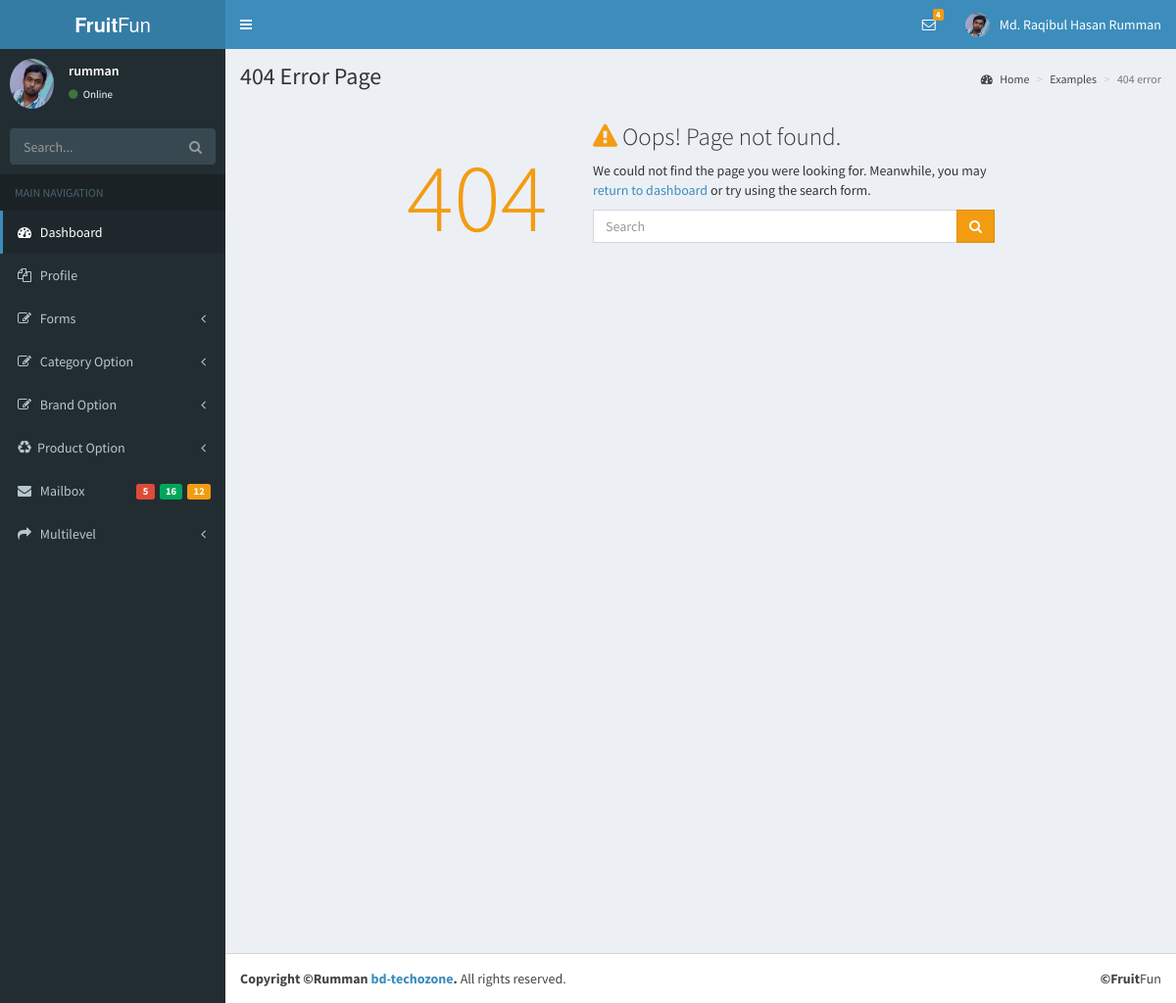
/myadmin/404.php (signed in), run on the app's committed database.
### tables this page shows
CREATE TABLE `foradmin` (
  `AdminId` int(11) NOT NULL,
  `AdminName` varchar(255) NOT NULL,
  `AdminUser` varchar(255) NOT NULL,
  `AdminPass` varchar(255) NOT NULL,
  `AdminEmail` varchar(255) NOT NULL,
  `AdminImage` varchar(255) NOT NULL,
  `level` int(11) NOT NULL DEFAULT '0',
  `AdminDate` timestamp NOT NULL DEFAULT CURRENT_TIMESTAMP
);

### lib/Database.php (called while the page is built, shortened)
<?php
Class Database{
	public $host   = DB_HOST;
	public $user   = DB_USER;
	public $pass   = DB_PASS;
	public $dbname = DB_NAME;
	public $link;
	private function connectDB(){
	$this->link = new mysqli($this->host, $this->user, $this->pass, $this->dbname);
   }
	public function select($query){
		$result = $this->link->query($query) or die($this->link->error.__LINE__);
		if($result->num_rows > 0){
			return $result;
		} else {
			return false;
		}
	}
 }
?>

### lib/Session.php (called while the page is built, shortened)
<?php
  class Session{
     public static function get($key){
          if (isset($_SESSION[$key])) {
           return $_SESSION[$key];
          } else {
           return false;
          }
     }
  }
?>

### myadmin/inc/adminheader.php (the view, shortened to what this page needs)
<?php
include '../lib/Session.php';
include_once '../lib/Database.php';
$db = new Database();
?>
<!DOCTYPE html>
<html>
<head>
  <link rel="stylesheet" href="bootstrap/css/bootstrap.min.css">
  <link rel="stylesheet" href="https://cdnjs.cloudflare.com/ajax/libs/font-awesome/4.5.0/css/font-awesome.min.css">
  <link rel="stylesheet" href="https://cdnjs.cloudflare.com/ajax/libs/ionicons/2.0.1/css/ionicons.min.css">
  <link rel="stylesheet" href="dist/css/AdminLTE.min.css">
  <link rel="stylesheet" href="dist/css/skins/_all-skins.min.css">
  <link rel="stylesheet" href="plugins/iCheck/flat/blue.css">
  <link rel="stylesheet" href="plugins/morris/morris.css">
  <link rel="stylesheet" href="plugins/jvectormap/jquery-jvectormap-1.2.2.css">
  <link rel="stylesheet" href="plugins/datepicker/datepicker3.css">
  <link rel="stylesheet" href="plugins/daterangepicker/daterangepicker.css">
  <link rel="stylesheet" href="plugins/bootstrap-wysihtml5/bootstrap3-wysihtml5.min.css">
  <link rel="stylesheet" href="../../plugins/datatables/dataTables.bootstrap.css">
</head>
<body class="hold-transition skin-blue sidebar-mini">
<div class="wrapper">
  <header class="main-header">
    <a href="index.php" class="logo">
      <span class="logo-lg"><b>Fruit</b>Fun</span>
    </a>
    <nav class="navbar navbar-static-top">
      <a href="#" class="sidebar-toggle" data-toggle="offcanvas" role="button">
      </a>
      <div class="navbar-custom-menu">
        <ul class="nav navbar-nav">
          <li class="dropdown messages-menu">
            <a href="#" class="dropdown-toggle" data-toggle="dropdown">
              <i class="fa fa-envelope-o"></i>
              <span class="label label-warning">4</span>
            </a>
          </li>
          <li class="dropdown user user-menu">
            <a href="#" class="dropdown-toggle" data-toggle="dropdown">
            <?php
             $ami = Session::get('AdminId');
             $iquery = "select * from foradmin where AdminId='$ami'";
             $iresult = $db->select($iquery);
             if($iresult){
               $ivalue = $iresult->fetch_assoc();
               $iimag = $ivalue['AdminImage'];
             }
            ?>
              <img src="<?php if(isset($iimag))echo $iimag;?>" class="user-image" alt="User Image">
              <span class="hidden-xs"><?php  if(!empty(Session::get('adminName'))) echo Session::get('adminName'); else echo Session::get('adminUser');?></span>
            </a>
          </li>
        </ul>
      </div>
    </nav>
  </header>

### myadmin/inc/adminsidebar.php (shortened to what this page needs)
<aside class="main-sidebar">
  <section class="sidebar">
    <div class="user-panel">
      <div class="pull-left image">
       <?php
           $ami = Session::get('AdminId');
           $iquery = "select * from foradmin where AdminId='$ami'";
           $iresult = $db->select($iquery);
           if($iresult){
             $ivalue = $iresult->fetch_assoc();
             $iimag = $ivalue['AdminImage'];
             $aname = $ivalue['AdminUser'];
           }
       ?>
        <img src="<?php if(isset($iimag))echo $iimag;?>" class="img-circle" alt="User Image">
      </div>
      <div class="pull-left info">
        <p><?php echo $aname;?></p>
        <a href="#"><i class="fa fa-circle text-success"></i> Online</a>
      </div>
    </div>
    <form action="#" method="get" class="sidebar-form">
      <div class="input-group">
        <input type="text" name="q" class="form-control" placeholder="Search...">
            <span class="input-group-btn">
              <button type="submit" name="search" id="search-btn" class="btn btn-flat"><i class="fa fa-search"></i>
              </button>
            </span>
      </div>
    </form>
    <ul class="sidebar-menu">
      <li class="header">MAIN NAVIGATION</li>
      <li class="active treeview">
        <a href="index.php">
          <i class="fa fa-dashboard"></i> <span>Dashboard</span>
        </a>
      </li>
       <li class="treeview">
        <a href="#">
          <i class="fa fa-files-o"></i>
          <span>Profile</span>
        </a>
      </li>
      <li class="treeview">
        <a href="#">
          <i class="fa fa-edit"></i> <span>Forms</span>
          <span class="pull-right-container">
            <i class="fa fa-angle-left pull-right"></i>
          </span>
        </a>
      </li>
      <li class="treeview">
        <a href="#">
          <i class="fa fa-edit"></i> <span>Category Option</span>
          <span class="pull-right-container">
            <i class="fa fa-angle-left pull-right"></i>
          </span>
        </a>
      </li>
      <li class="treeview">
        <a href="#">
          <i class="fa fa-edit"></i> <span>Brand Option</span>
          <span class="pull-right-container">
            <i class="fa fa-angle-left pull-right"></i>
          </span>
        </a>
      </li>
      <li class="treeview">
        <a href="#">
          <i class="fa fa-recycle"></i><span>Product Option</span>
          <span class="pull-right-container">
            <i class="fa fa-angle-left pull-right"></i>
          </span>
        </a>
      </li>
      <li>
        <a href="mailbox.php">
          <i class="fa fa-envelope"></i> <span>Mailbox</span>
          <span class="pull-right-container">
            <small class="label pull-right bg-yellow">12</small>
            <small class="label pull-right bg-green">16</small>
            <small class="label pull-right bg-red">5</small>
          </span>
        </a>
      </li>
      <li class="treeview">
        <a href="#">
          <i class="fa fa-share"></i> <span>Multilevel</span>
          <span class="pull-right-container">
            <i class="fa fa-angle-left pull-right"></i>
          </span>
        </a>
      </li>
    </ul>
  </section>
</aside>

### data on the page
foradmin: AdminImage (picture), AdminUser "rumman"

### other printed values
Session::get('adminName') "Md. Raqibul Hasan Rumman"
